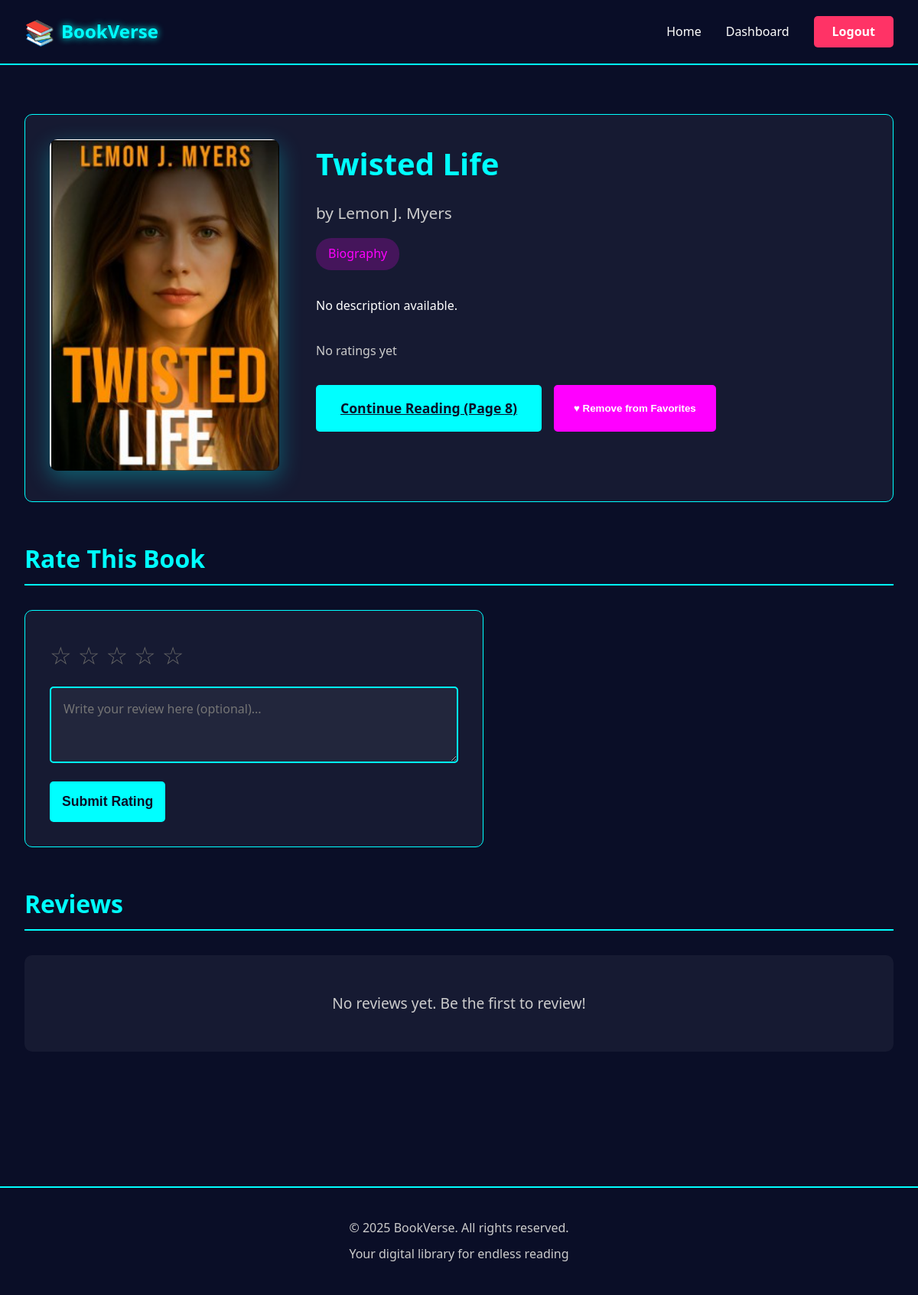
/book/37 (signed in), run on the app's committed database.
### tables this page shows
CREATE TABLE books (
            id INTEGER PRIMARY KEY AUTOINCREMENT,
            title TEXT NOT NULL,
            author TEXT NOT NULL,
            category_id INTEGER,
            description TEXT,
            cover_image TEXT,
            pdf_file TEXT,
            created_at TIMESTAMP DEFAULT CURRENT_TIMESTAMP,
            FOREIGN KEY (category_id) REFERENCES categories (id)
        );

CREATE TABLE categories (
            id INTEGER PRIMARY KEY AUTOINCREMENT,
            name TEXT UNIQUE NOT NULL,
            description TEXT
        );

### app.py (the view)
@app.route('/book/<int:book_id>')
def book_detail(book_id):
    conn = get_db()
    cursor = conn.cursor()
    cursor.execute('''
        SELECT books.*, categories.name as category_name
        FROM books
        LEFT JOIN categories ON books.category_id = categories.id
        WHERE books.id = ?
    ''', (book_id,))
    book = cursor.fetchone()
    if not book:
        flash('Book not found!', 'error')
        return redirect(url_for('index'))
    cursor.execute('''
        SELECT ratings.*, users.username
        FROM ratings
        JOIN users ON ratings.user_id = users.id
        WHERE ratings.book_id = ? AND ratings.approved = 1
        ORDER BY ratings.created_at DESC
    ''', (book_id,))
    reviews = cursor.fetchall()
    cursor.execute('SELECT AVG(rating) as avg_rating, COUNT(*) as count FROM ratings WHERE book_id = ? AND approved = 1', (book_id,))
    rating_data = cursor.fetchone()
    is_favorite = False
    user_rating = None
    last_page = 1
    if current_user.is_authenticated:
        cursor.execute('SELECT * FROM favorites WHERE user_id = ? AND book_id = ?', (current_user.id, book_id))
        is_favorite = cursor.fetchone() is not None
        cursor.execute('SELECT * FROM ratings WHERE user_id = ? AND book_id = ?', (current_user.id, book_id))
        user_rating = cursor.fetchone()
        cursor.execute('SELECT last_page FROM reading_history WHERE user_id = ? AND book_id = ?', (current_user.id, book_id))
        history = cursor.fetchone()
        if history:
            last_page = history['last_page']
    conn.close()
    return render_template('book_detail.html',
                         book=book,
                         reviews=reviews,
                         avg_rating=rating_data['avg_rating'],
                         rating_count=rating_data['count'],
                         is_favorite=is_favorite,
                         user_rating=user_rating,
                         last_page=last_page)

### app.py (called while the page is built)
def get_db():
    conn = sqlite3.connect('bookverse.db')
    conn.row_factory = sqlite3.Row
    return conn

@login_manager.user_loader
def load_user(user_id):
    conn = get_db()
    cursor = conn.cursor()
    cursor.execute("SELECT * FROM users WHERE id = ?", (user_id,))
    user_data = cursor.fetchone()
    conn.close()
    if user_data:
        return User(user_data['id'], user_data['username'], user_data['email'])
    return None

### templates/book_detail.html (shortened to what this page needs)
{% extends "base.html" %}
{% block content %}
<div class="book-detail-container">
    <div class="book-detail-header">
        <div class="book-detail-cover">
            {% if book.cover_image %}
            <img src="{{ url_for('static', filename='uploads/' + book.cover_image) }}" alt="{{ book.title }}">
            {% else %}
            <div class="book-cover-placeholder-large">📖</div>
            {% endif %}
        </div>
        <div class="book-detail-info">
            <h1 class="book-detail-title">{{ book.title }}</h1>
            <p class="book-detail-author">by {{ book.author }}</p>
            <span class="book-detail-category">{{ book.category_name or 'Uncategorized' }}</span>
            <p class="book-description">{{ book.description or 'No description available.' }}</p>
            <div class="book-rating">
                {% if avg_rating %}
                <span class="rating-stars">★ {{ "%.1f"|format(avg_rating) }}</span>
                <span class="rating-count">({{ rating_count }} reviews)</span>
                {% else %}
                <span class="rating-count">No ratings yet</span>
                {% endif %}
            </div>
            <div class="book-actions">
                {% if book.pdf_file %}
                {% if current_user.is_authenticated %}
                <a href="{{ url_for('read_book', book_id=book.id) }}" class="btn-primary btn-large">
                    {% if last_page > 1 %}
                        Continue Reading (Page {{ last_page }})
                    {% else %}
                        Start Reading
                    {% endif %}
                </a>
                {% else %}
                <a href="{{ url_for('login', next=url_for('read_book', book_id=book.id)) }}" class="btn-primary btn-large">
                    Login to Start Reading
                </a>
                {% endif %}
                {% endif %}
                {% if current_user.is_authenticated %}
                <button onclick="toggleFavorite({{ book.id }})" id="favoriteBtn" class="btn-favorite {% if is_favorite %}active{% endif %}">
                    {% if is_favorite %}♥ Remove from Favorites{% else %}♡ Add to Favorites{% endif %}
                </button>
                {% endif %}
            </div>
        </div>
    </div>
    {% if current_user.is_authenticated %}
    <section class="rating-section">
        <h2 class="section-title">Rate This Book</h2>
        <div class="rating-form">
            <div class="star-rating">
                <span class="star" data-rating="1">☆</span>
                <span class="star" data-rating="2">☆</span>
                <span class="star" data-rating="3">☆</span>
                <span class="star" data-rating="4">☆</span>
                <span class="star" data-rating="5">☆</span>
            </div>
            <textarea id="reviewText" placeholder="Write your review here (optional)..." class="review-textarea">{{ user_rating.review if user_rating else '' }}</textarea>
            <button onclick="submitRating({{ book.id }})" class="btn-submit">Submit Rating</button>
        </div>
    </section>
    {% endif %}
    <section class="reviews-section">
        <h2 class="section-title">Reviews</h2>
        {% if reviews %}
            <div class="reviews-list" id="reviewsList">
                {% for review in reviews %}
                <div class="review-card">
                    <div class="review-header">
                        <span class="review-author">{{ review.username }}</span>
                        <span class="review-rating">{{ '★' * review.rating }}{{ '☆' * (5 - review.rating) }}</span>
                    </div>
                    {% if review.review %}
                    <p class="review-text">{{ review.review }}</p>
                    {% endif %}
                    <p class="review-date">{{ review.created_at }}</p>
                </div>
                {% endfor %}
            </div>
        {% else %}
            <p class="empty-message" id="noReviewsMsg">No reviews yet. Be the first to review!</p>
        {% endif %}
    </section>
</div>
{% endblock %}

### static/css/style.css (style rules this page uses)
* { margin: 0; padding: 0; box-sizing: border-box; }
body { font-family: 'Segoe UI', Tahoma, Geneva, Verdana, sans-serif; background: #0a0e27; color: #ffffff; line-height: 1.6; min-height: 100vh; }
.btn-primary { background: #00ffff; color: #0a0e27; padding: 0.5rem 1.5rem; border-radius: 5px; font-weight: bold; }
.section-title { font-size: 2rem; margin: 2rem 0; color: #00ffff; border-bottom: 2px solid #00ffff; padding-bottom: 0.5rem; }
.btn-submit { padding: 1rem; background: #00ffff; color: #0a0e27; border: none; border-radius: 5px; font-weight: bold; font-size: 1.1rem; cursor: pointer; transition: all 0.3s; }
.empty-message { text-align: center; color: #cccccc; font-size: 1.2rem; padding: 3rem; background: rgba(255, 255, 255, 0.05); border-radius: 10px; }
.book-detail-container { padding: 2rem 0; }
.book-detail-header { display: flex; gap: 3rem; margin-bottom: 3rem; background: rgba(255, 255, 255, 0.05); border: 1px solid #00ffff; border-radius: 10px; padding: 2rem; }
.book-detail-cover { width: 300px; flex-shrink: 0; }
.book-detail-cover img { width: 100%; border-radius: 10px; box-shadow: 0 10px 30px rgba(0, 255, 255, 0.3); }
.book-detail-info { flex: 1; }
.book-detail-title { font-size: 2.5rem; color: #00ffff; margin-bottom: 1rem; }
.book-detail-author { font-size: 1.3rem; color: #cccccc; margin-bottom: 1rem; }
.book-detail-category { display: inline-block; background: rgba(255, 0, 255, 0.2); color: #ff00ff; padding: 0.5rem 1rem; border-radius: 20px; margin-bottom: 2rem; }
.book-description { color: #ffffff; line-height: 1.8; margin-bottom: 2rem; }
.book-rating { margin-bottom: 2rem; }
.rating-count { color: #cccccc; }
.book-actions { display: flex; gap: 1rem; flex-wrap: wrap; }
.btn-large { padding: 1rem 2rem; font-size: 1.1rem; }
.btn-favorite { padding: 0.75rem 1.5rem; background: rgba(255, 0, 255, 0.2); color: #ff00ff; border: 2px solid #ff00ff; border-radius: 5px; cursor: pointer; font-weight: bold; transition: all 0.3s; }
.btn-favorite.active { background: #ff00ff; color: #ffffff; }
.rating-section, .reviews-section { margin: 3rem 0; }
.rating-form { background: rgba(255, 255, 255, 0.05); border: 1px solid #00ffff; border-radius: 10px; padding: 2rem; max-width: 600px; }
.star-rating { display: flex; gap: 0.5rem; margin-bottom: 1rem; font-size: 2rem; }
.star { cursor: pointer; color: #666; transition: all 0.3s; }
.review-textarea { width: 100%; padding: 1rem; border: 2px solid #00ffff; background: rgba(255, 255, 255, 0.05); color: #ffffff; border-radius: 5px; font-size: 1rem; resize: vertical; min-height: 100px; font-family: inherit; margin-bottom: 1rem; }

### data on the page
books: cover_image (picture), title "Twisted Life", author "Lemon J. Myers", description "No description available."
categories: name "Biography"

### other printed values
{{ last_page }} "8"
